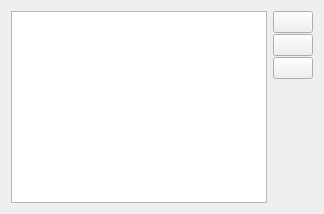
            <widget class="QWidget" name="miscTab">
             <attribute name="title">
              <string>Miscellaneous</string>
             </attribute>
             <layout class="QHBoxLayout" name="horizontalLayout_21">
              <item>
               <widget class="QTableView" name="miscTable">
                <property name="contextMenuPolicy">
                 <enum>Qt::CustomContextMenu</enum>
                </property>
               </widget>
              </item>
              <item>
               <layout class="QVBoxLayout" name="verticalLayout_5">
                <property name="spacing">
                 <number>1</number>
                </property>
                <item>
                 <widget class="QPushButton" name="pushButton_addMisc">
                  <property name="toolTip">
                   <string>Add misc</string>
                  </property>
                  <property name="text">
                   <string/>
                  </property>
                  <property name="icon">
                   <iconset resource="../brewtarget.qrc">
                    <normaloff>:/images/smallPlus.svg</normaloff>:/images/smallPlus.svg</iconset>
                  </property>
                 </widget>
                </item>
                <item>
                 <widget class="QPushButton" name="pushButton_removeMisc">
                  <property name="toolTip">
                   <string>Remove selected misc</string>
                  </property>
                  <property name="text">
                   <string/>
                  </property>
                  <property name="icon">
                   <iconset resource="../brewtarget.qrc">
                    <normaloff>:/images/smallMinus.svg</normaloff>:/images/smallMinus.svg</iconset>
                  </property>
                 </widget>
                </item>
                <item>
                 <widget class="QPushButton" name="pushButton_editMisc">
                  <property name="toolTip">
                   <string>Edit selected misc</string>
                  </property>
                  <property name="text">
                   <string/>
                  </property>
                  <property name="icon">
                   <iconset resource="../brewtarget.qrc">
                    <normaloff>:/images/edit.svg</normaloff>:/images/edit.svg</iconset>
                  </property>
                 </widget>
                </item>
                <item>
                 <spacer name="verticalSpacer_5">
                  <property name="orientation">
                   <enum>Qt::Vertical</enum>
                  </property>
                  <property name="sizeHint" stdset="0">
                   <size>
                    <width>20</width>
                    <height>40</height>
                   </size>
                  </property>
                 </spacer>
                </item>
               </layout>
              </item>
             </layout>
            </widget>
